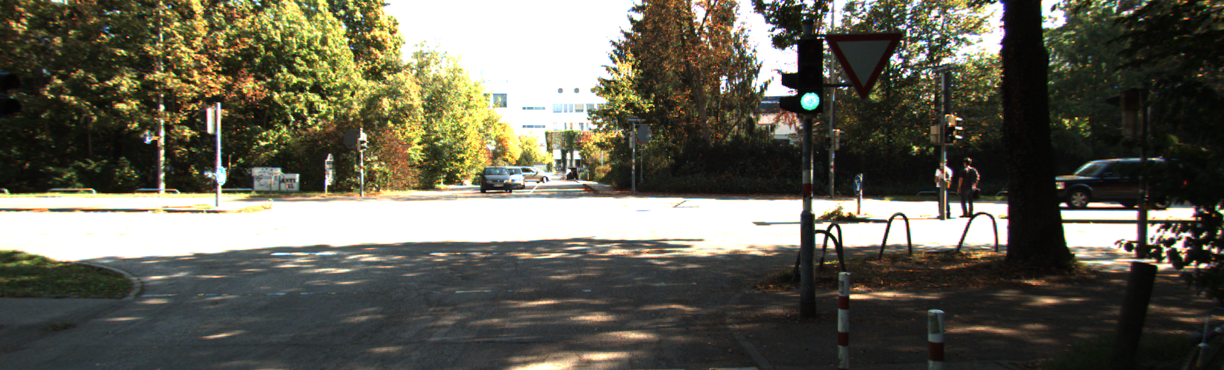
#> input picture adaptive_hist_data/0000000000.png, 1224 x 370 px; its folder holds only this picture in this run
$ python q31.py
#> lines starting #> are read from the running program, lines starting #| are printed output that depends on the picture
import numpy as np
import cv2
import matplotlib.pyplot as plt
import os
import argparse

def contrast_adjust(hist) :
	clip_limit = 40
	indexes = []
	total = 0

	for i in range(256) :
		if hist[i] >= clip_limit :
			total += (hist[i]-clip_limit)
			hist[i] = clip_limit
		else :
			indexes.append(i)

	increment = int(total / len(indexes))

	for i in indexes :
		hist[i] += increment

	out_hist = np.clip(hist, a_min = 0, a_max = clip_limit)
	return hist

def createhist(image, flag) :
	hist = np.zeros(256)
	m, n = np.unique(image.flatten(), return_counts = True, axis=0)
	hist[m] = n
	if flag :
		hist = contrast_adjust(hist)
	return hist

def equalizer(img, flag) :
	hist = createhist(img, flag)
	num_pixels = np.sum(hist)
	hist = hist/num_pixels
	cum_hist = np.cumsum(hist)
	cdf = np.floor(255 * cum_hist).astype(np.uint8)

	img_list = list(img.flatten())

	eq_img_list = [cdf[p] for p in img_list]

	eq_img = np.array(eq_img_list).astype('float32').reshape(img.shape)

	return eq_img

def adaptive_hist_equalization(img) :
	h, w, ch = img.shape
	# tile_size = 8
	# for r in range(0, h-tile_size, tile_size) :
	# 	for c in range(0, w-tile_size, tile_size) :
	# 		img[r:r+tile_size, c:c+tile_size] = hist_equalization(img[r:r+tile_size, c:c+tile_size], 0)

	num_tiles = 8
	stepx = h//num_tiles
	stepy = w//num_tiles

	for i in range(0,num_tiles-1) :
		for j in range(0,num_tiles-1) :
			img[i*stepx:(i+1)*stepx, j*stepy:(j+1)*stepy] = hist_equalization(img[i*stepx:(i+1)*stepx, j*stepy:(j+1)*stepy], 1)

	return img

def visualise_hist(img) :
	lab_img = cv2.cvtColor(img, cv2.COLOR_BGR2LAB)
	l, a, b = cv2.split(lab_img)
	plt.hist(l.flat, bins=256)
	plt.show()

def hist_equalization(img, flag=0) :
	img[:, :, 0] = equalizer(img[:, :, 0], flag)
	img[:, :, 1] = equalizer(img[:, :, 1], flag)
	img[:, :, 2] = equalizer(img[:, :, 2], flag)

	return img

if __name__ == "__main__" :

	Parser = argparse.ArgumentParser()
	Parser.add_argument('--DirPath', default="/adaptive_hist_data", help='base path where data files exist')
	Args = Parser.parse_args("")
	DirPath = Args.DirPath
	video = cv2.VideoWriter('Histogram_Equalization.mp4', cv2.VideoWriter_fourcc(*'mp4v'), 5, (1224,1110))

	imageDir = os.getcwd() + DirPath
	for imgP in os.listdir(imageDir) :
		imgP = os.path.join(imageDir, imgP)
		img = cv2.imread(imgP)
#> img is the input picture: shape (370, 1224, 3); mean B, G, R 83.7, 96.9, 98.8
		imgc = img.copy()
		imgc1 = img.copy()
		# visualise_hist(img)
		img_e = hist_equalization(imgc)
#> in createhist, `m, n = np.unique(image.flatten(), return_counts = True, axis=0)`: m = 256 values from 0 to 255; n = 256 values, max 64971 at index 255, min 53 at index 1, mean 1769.1
#> in equalizer, `hist = createhist(img, flag)`: hist has the same summary as n in createhist
#> in equalizer, `num_pixels = np.sum(hist)`: num_pixels = 452880
#> in equalizer, `hist = hist/num_pixels`: hist = 256 values, max 0.143 at index 255, min 0.000117 at index 1, mean 0.00391
#> in equalizer, `cum_hist = np.cumsum(hist)`: cum_hist = 256 values from 0.000375 to 1
#> in equalizer, `cdf = np.floor(255 * cum_hist).astype(np.uint8)`: cdf = 256 values from 0 to 255
#> in equalizer, `img_list = list(img.flatten())`: img_list = 452880 items
#> in hist_equalization, `img[:, :, 1] = equalizer(img[:, :, 1], flag)`:
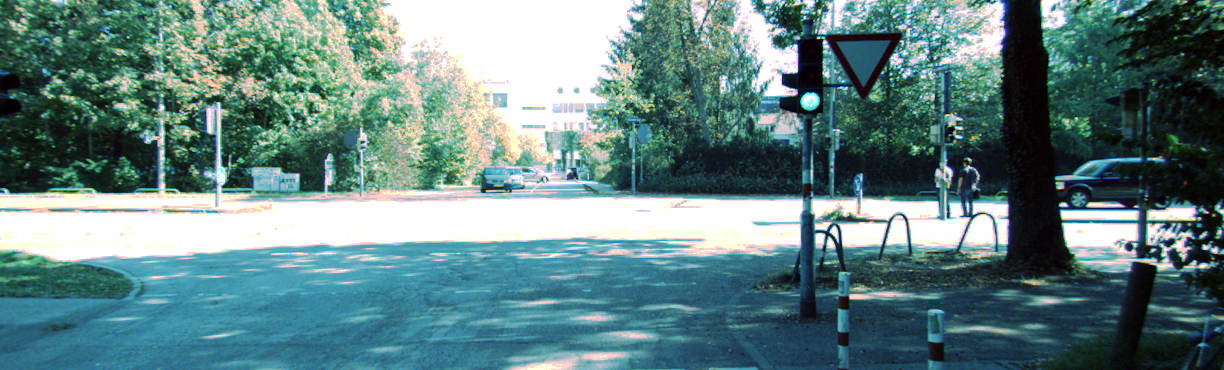
#> img: shape (370, 1224, 3); mean B, G, R 130.6, 130.9, 98.8
#> call 3 of equalizer, with flag = 0
#> in equalizer (call 3), `hist = createhist(img, flag)`: hist = 256 values, max 79851 at index 255, min 53 at index 1, mean 1769.1
#> in equalizer (call 3), `hist = createhist(img, flag)`:
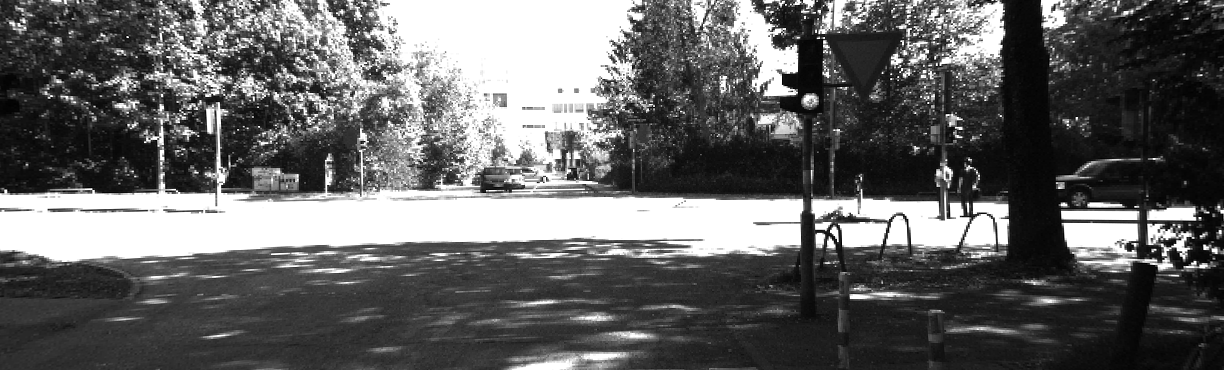
#> img: shape (370, 1224); min 0, max 255, mean 98.8
#> in equalizer (call 3), `hist = hist/num_pixels`: hist = 256 values, max 0.176 at index 255, min 0.000117 at index 1, mean 0.00391
#> in equalizer (call 3), `cum_hist = np.cumsum(hist)`: cum_hist = 256 values from 0.000433 to 1
#> in equalizer (call 3), `cdf = np.floor(255 * cum_hist).astype(np.uint8)`: cdf = 256 values from 0 to 254
#> in hist_equalization, `img[:, :, 2] = equalizer(img[:, :, 2], flag)`:
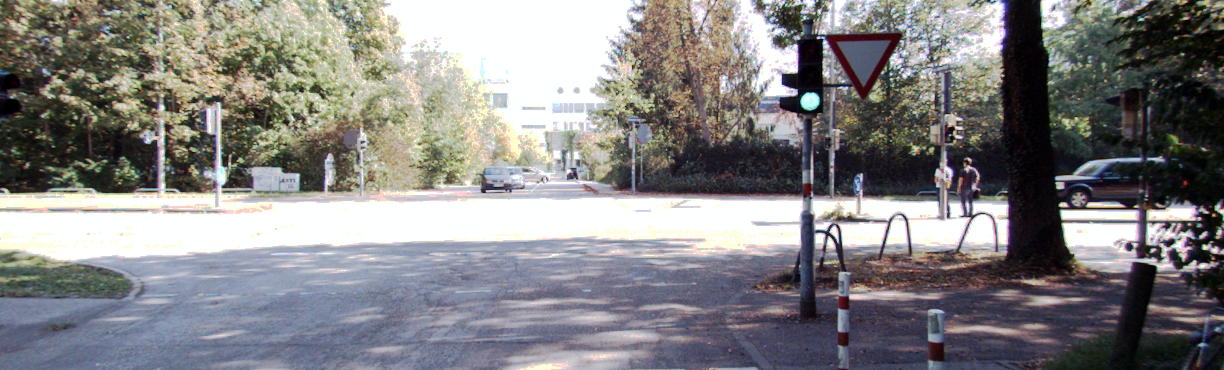
#> img: shape (370, 1224, 3); mean B, G, R 130.6, 130.9, 131.6
		# visualise_hist(img_e)

		img_a = adaptive_hist_equalization(imgc1)
#> the loop in adaptive_hist_equalization, `for i in range(0,num_tiles-1) :` made 7 passes
#> pass 1, in equalizer (call 6), `eq_img = np.array(eq_img_list).astype('float32').reshape(img.shape)`:
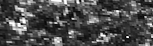
#> eq_img: shape (46, 153) float32; min 0, max 255, mean 75.9
#> pass 1, in equalizer (call 7), `eq_img = np.array(eq_img_list).astype('float32').reshape(img.shape)`:
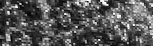
#> eq_img: shape (46, 153) float32; min 1, max 255, mean 85.7
#> after the loop in adaptive_hist_equalization, `for i in range(0,num_tiles-1) :`:
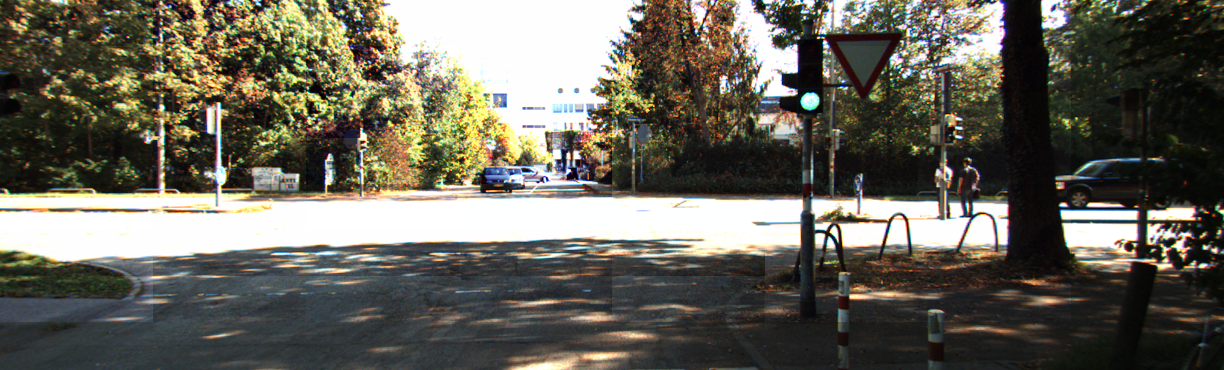
#> img: shape (370, 1224, 3); mean B, G, R 89.1, 100, 102.8
		# [5 lines of commented-out code are left out]
		img_o = np.concatenate((img, img_a, img_e))

		font = cv2.FONT_HERSHEY_SIMPLEX
		color = [0, 0, 255]
		img_o = cv2.putText(img_o, 'Normal Video', (10,50), font, 0.5, color, 1, cv2.LINE_AA)
#> img_o: shape (1110, 1224, 3); mean B, G, R 101.1, 109.2, 111.1
		img_o = cv2.putText(img_o, 'Adaptive Histogram Equalization', (10,450), font, 0.5, color, 1, cv2.LINE_AA)
		img_o = cv2.putText(img_o, 'Histogram Equalization', (10,850), font, 0.5, color, 1, cv2.LINE_AA)
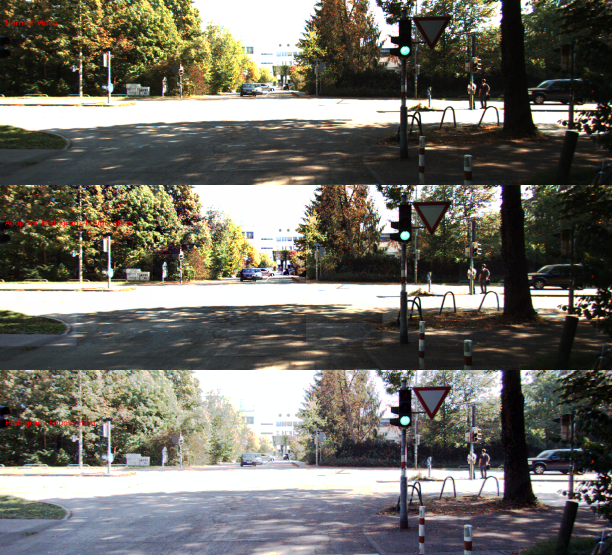
#> img_o: shape (1110, 1224, 3) (shown at 1/2 size); mean B, G, R 101.1, 109.2, 111.3
		video.write(img_o)
		cv2.imshow('Output equalized', img_o)

		if cv2.waitKey(25) & 0xFF == ord('q'):
#> (key q is pressed here)
			break

	video.release()
